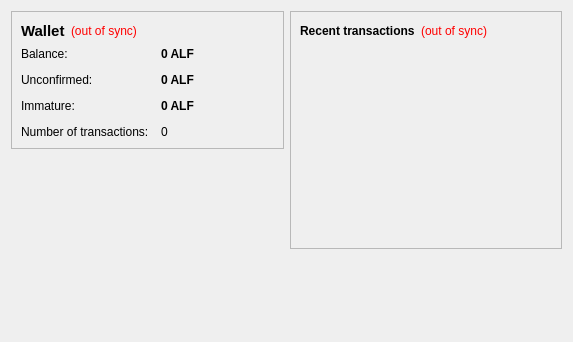
<?xml version="1.0" encoding="UTF-8"?>
<ui version="4.0">
 <class>OverviewPage</class>
 <widget class="QWidget" name="OverviewPage">
  <property name="geometry">
   <rect>
    <x>0</x>
    <y>0</y>
    <width>573</width>
    <height>342</height>
   </rect>
  </property>
  <property name="windowTitle">
   <string>Form</string>
  </property>
  <layout class="QHBoxLayout" name="horizontalLayout" stretch="1,1">
   <item>
    <layout class="QVBoxLayout" name="verticalLayout_2">
     <item>
      <widget class="QFrame" name="frame">
       <property name="frameShape">
        <enum>QFrame::StyledPanel</enum>
       </property>
       <property name="frameShadow">
        <enum>QFrame::Raised</enum>
       </property>
       <layout class="QVBoxLayout" name="verticalLayout_4">
        <item>
         <layout class="QHBoxLayout" name="horizontalLayout_4">
          <item>
           <widget class="QLabel" name="label_5">
            <property name="font">
             <font>
              <pointsize>11</pointsize>
              <weight>75</weight>
              <bold>true</bold>
             </font>
            </property>
            <property name="text">
             <string>Wallet</string>
            </property>
           </widget>
          </item>
          <item>
           <widget class="QLabel" name="labelWalletStatus">
            <property name="toolTip">
             <string>The displayed information may be out of date. Your wallet automatically synchronizes with the Alphacoin network after a connection is established, but this process has not completed yet.</string>
            </property>
            <property name="styleSheet">
             <string notr="true">QLabel { color: red; }</string>
            </property>
            <property name="text">
             <string notr="true">(out of sync)</string>
            </property>
            <property name="alignment">
             <set>Qt::AlignLeading|Qt::AlignLeft|Qt::AlignVCenter</set>
            </property>
           </widget>
          </item>
          <item>
           <spacer name="horizontalSpacer_2">
            <property name="orientation">
             <enum>Qt::Horizontal</enum>
            </property>
            <property name="sizeHint" stdset="0">
             <size>
              <width>40</width>
              <height>20</height>
             </size>
            </property>
           </spacer>
          </item>
         </layout>
        </item>
        <item>
         <layout class="QFormLayout" name="formLayout_2">
          <property name="fieldGrowthPolicy">
           <enum>QFormLayout::AllNonFixedFieldsGrow</enum>
          </property>
          <property name="horizontalSpacing">
           <number>12</number>
          </property>
          <property name="verticalSpacing">
           <number>12</number>
          </property>
          <item row="0" column="0">
           <widget class="QLabel" name="label">
            <property name="text">
             <string>Balance:</string>
            </property>
           </widget>
          </item>
          <item row="0" column="1">
           <widget class="QLabel" name="labelBalance">
            <property name="font">
             <font>
              <weight>75</weight>
              <bold>true</bold>
             </font>
            </property>
            <property name="cursor">
             <cursorShape>IBeamCursor</cursorShape>
            </property>
            <property name="toolTip">
             <string>Your current balance</string>
            </property>
            <property name="text">
             <string notr="true">0 ALF</string>
            </property>
            <property name="textInteractionFlags">
             <set>Qt::LinksAccessibleByMouse|Qt::TextSelectableByKeyboard|Qt::TextSelectableByMouse</set>
            </property>
           </widget>
          </item>
          <item row="1" column="0">
           <widget class="QLabel" name="label_3">
            <property name="text">
             <string>Unconfirmed:</string>
            </property>
           </widget>
          </item>
          <item row="1" column="1">
           <widget class="QLabel" name="labelUnconfirmed">
            <property name="font">
             <font>
              <weight>75</weight>
              <bold>true</bold>
             </font>
            </property>
            <property name="cursor">
             <cursorShape>IBeamCursor</cursorShape>
            </property>
            <property name="toolTip">
             <string>Total of transactions that have yet to be confirmed, and do not yet count toward the current balance</string>
            </property>
            <property name="text">
             <string notr="true">0 ALF</string>
            </property>
            <property name="textInteractionFlags">
             <set>Qt::LinksAccessibleByMouse|Qt::TextSelectableByKeyboard|Qt::TextSelectableByMouse</set>
            </property>
           </widget>
          </item>
          <item row="3" column="0">
           <widget class="QLabel" name="label_2">
            <property name="text">
             <string>Number of transactions:</string>
            </property>
           </widget>
          </item>
          <item row="3" column="1">
           <widget class="QLabel" name="labelNumTransactions">
            <property name="toolTip">
             <string>Total number of transactions in wallet</string>
            </property>
            <property name="text">
             <string notr="true">0</string>
            </property>
           </widget>
          </item>
          <item row="2" column="0">
           <widget class="QLabel" name="labelImmatureText">
            <property name="text">
             <string>Immature:</string>
            </property>
           </widget>
          </item>
          <item row="2" column="1">
           <widget class="QLabel" name="labelImmature">
            <property name="font">
             <font>
              <weight>75</weight>
              <bold>true</bold>
             </font>
            </property>
            <property name="toolTip">
             <string>Mined balance that has not yet matured</string>
            </property>
            <property name="text">
             <string notr="true">0 ALF</string>
            </property>
            <property name="textInteractionFlags">
             <set>Qt::LinksAccessibleByMouse|Qt::TextSelectableByKeyboard|Qt::TextSelectableByMouse</set>
            </property>
           </widget>
          </item>
         </layout>
        </item>
       </layout>
      </widget>
     </item>
     <item>
      <spacer name="verticalSpacer">
       <property name="orientation">
        <enum>Qt::Vertical</enum>
       </property>
       <property name="sizeHint" stdset="0">
        <size>
         <width>20</width>
         <height>40</height>
        </size>
       </property>
      </spacer>
     </item>
    </layout>
   </item>
   <item>
    <layout class="QVBoxLayout" name="verticalLayout_3">
     <item>
      <widget class="QFrame" name="frame_2">
       <property name="frameShape">
        <enum>QFrame::StyledPanel</enum>
       </property>
       <property name="frameShadow">
        <enum>QFrame::Raised</enum>
       </property>
       <layout class="QVBoxLayout" name="verticalLayout">
        <item>
         <layout class="QHBoxLayout" name="horizontalLayout_2">
          <item>
           <widget class="QLabel" name="label_4">
            <property name="text">
             <string>&lt;b&gt;Recent transactions&lt;/b&gt;</string>
            </property>
           </widget>
          </item>
          <item>
           <widget class="QLabel" name="labelTransactionsStatus">
            <property name="toolTip">
             <string>The displayed information may be out of date. Your wallet automatically synchronizes with the Alphacoin network after a connection is established, but this process has not completed yet.</string>
            </property>
            <property name="styleSheet">
             <string notr="true">QLabel { color: red; }</string>
            </property>
            <property name="text">
             <string notr="true">(out of sync)</string>
            </property>
            <property name="alignment">
             <set>Qt::AlignRight|Qt::AlignTrailing|Qt::AlignVCenter</set>
            </property>
           </widget>
          </item>
          <item>
           <spacer name="horizontalSpacer">
            <property name="orientation">
             <enum>Qt::Horizontal</enum>
            </property>
            <property name="sizeHint" stdset="0">
             <size>
              <width>40</width>
              <height>20</height>
             </size>
            </property>
           </spacer>
          </item>
         </layout>
        </item>
        <item>
         <widget class="QListView" name="listTransactions">
          <property name="styleSheet">
           <string notr="true">QListView { background: transparent; }</string>
          </property>
          <property name="frameShape">
           <enum>QFrame::NoFrame</enum>
          </property>
          <property name="verticalScrollBarPolicy">
           <enum>Qt::ScrollBarAlwaysOff</enum>
          </property>
          <property name="horizontalScrollBarPolicy">
           <enum>Qt::ScrollBarAlwaysOff</enum>
          </property>
          <property name="selectionMode">
           <enum>QAbstractItemView::NoSelection</enum>
          </property>
         </widget>
        </item>
       </layout>
      </widget>
     </item>
     <item>
      <spacer name="verticalSpacer_2">
       <property name="orientation">
        <enum>Qt::Vertical</enum>
       </property>
       <property name="sizeHint" stdset="0">
        <size>
         <width>20</width>
         <height>40</height>
        </size>
       </property>
      </spacer>
     </item>
    </layout>
   </item>
  </layout>
 </widget>
 <resources/>
 <connections/>
</ui>
